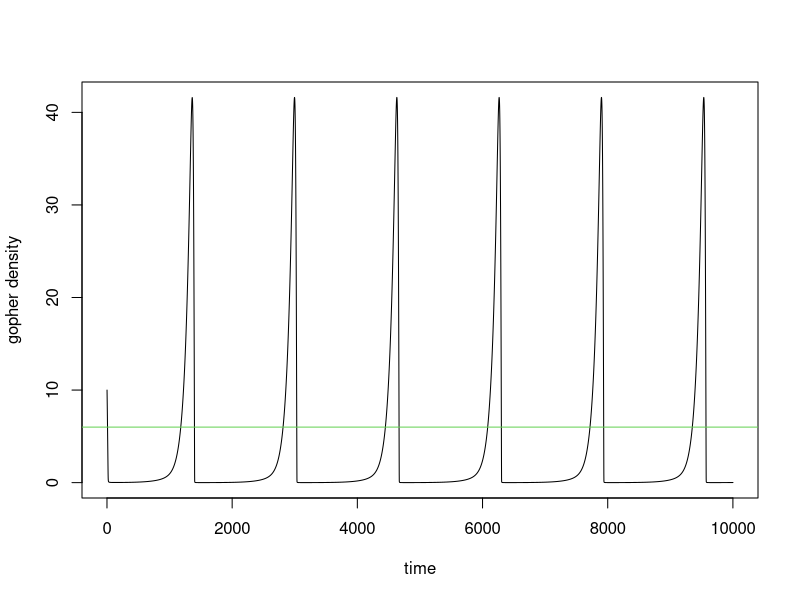

The R source for this figure:
#lotka Volterra predator prey model

library(deSolve)

#parameters:
#r = growth rate of prey pop
#N = starting population of prey
#P = starting population of predator
#K = carrying capacity of prey
#alpha = attack rate of predator (or capture efficiency; the larger alpha is, the more the per
  #capita growth rate of the prey population is depressed by the addition of a single predator)
#beta= assimilation efficiency (efficiency of turning gophers into per capita growth)
#delta = death rate of predator
#k_max = maximum feeding rate
#D = half saturation constant (1/(alpha*k_max))

#vectors of parameters and state variables, this allows us to easily change either of them
parameters <- c(r = log(3.47), alpha = 0.3, beta = 0.5, delta = 0.5, K_prey = 175, k_max=10, D=1/(0.3*5))#, K_pred = 6)
state<-c(N = 10, P = 6)
times<- seq(0, 100, by = 0.01)

pred_prey <- function(t, state, parameters){
  with(as.list(c(state, parameters)), {
    #rate of change
    #dprey=N*r - alpha * P * N #without density dependence, remember to remove K from vector of parameters
    #dprey= (r*N*(1-(N/K_prey)))-alpha*P*N #with density dependence in prey
    
    #type III Functional response
    dprey=(r*N)-((k_max*(N^2))/((N^2)+(D^2)))*P
    
    dpredator= beta*P*N*alpha - (delta*P)
    #dpredator = P*(beta * N * alpha - delta)*(1-(P/K_pred))#with density dependence in predator
    
    #return rate of change
    list(c(dprey, dpredator))
    
  })
  
}


out<- ode(y=state, times = times, func = pred_prey, parms = parameters)

plot(out[,2], xlab = "time", ylab = "gopher density", type='l') #plots on separate graphs
abline(h=6, col=3)
#matplot(out, xlab="time", main = "Predator Prey Model")

#plotting barn gopher pops vs barn owl pops
#plot(out[,"N"], out[,"P"], pch = ".")
